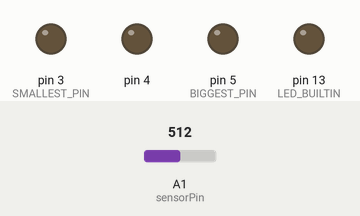
A program run on a simulated Arduino Uno, built with avr-gcc and run on an emulated ATmega328P. Shown: output pins drawn as LEDs (lit = HIGH). The test bench sets the inputs (shaded band); at power-on: A1 (sensorPin) = 512.

Above: at 2.2 s.
2.3 s: A1 (sensorPin) set to 514
At 3.3 s:
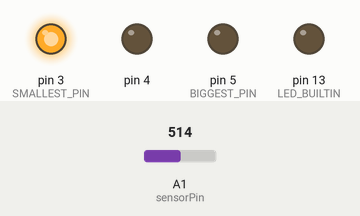
3.8 s: A1 (sensorPin) set to 716
At 4.5 s:
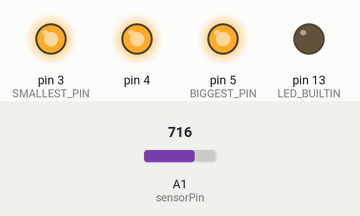
5.3 s: A1 (sensorPin) set to 511
At 5.8 s:
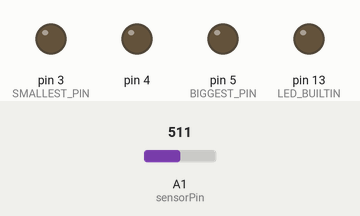
6.8 s: A1 (sensorPin) set to 900
At 8.2 s:
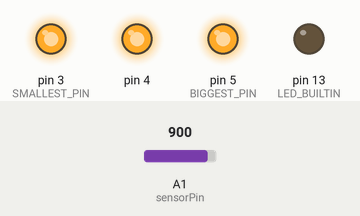
Timing chart, 0 to 9.3 s (numbered marks = the images above; inputs shaded):
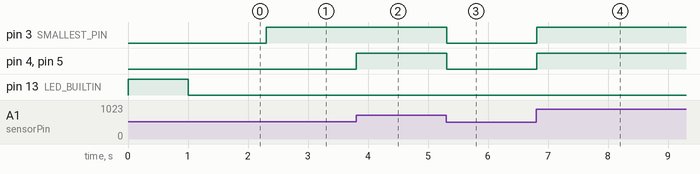

The program:

main.cpp
```cpp
#include <Arduino.h>

#define BASE_TEMP_SAMPLE_COUNT 10
#define BASE_TEMP_SAMPLE_DELAY 100
#define BIGGEST_PIN 5
#define SMALLEST_PIN 3

const byte sensorPin = PIN_A1;
float baseTemp = 0;

float getTemperature();

void setup() {
    pinMode(LED_BUILTIN, OUTPUT);
    digitalWrite(LED_BUILTIN, HIGH);
    Serial.begin(9600);
    for (int pinNumber = SMALLEST_PIN; pinNumber < BIGGEST_PIN + 1; pinNumber++) {
        pinMode(pinNumber, OUTPUT);
        digitalWrite(pinNumber, LOW);
    }
    float sum = 0;
    for (int i = 0; i < BASE_TEMP_SAMPLE_COUNT; i++) {
        sum += getTemperature();
        delay(BASE_TEMP_SAMPLE_DELAY);
    }
    baseTemp = sum / BASE_TEMP_SAMPLE_COUNT;
    digitalWrite(LED_BUILTIN, LOW);
}

void loop() {
    float temp = getTemperature();
    byte pinLimit = SMALLEST_PIN;
    if (temp > baseTemp + 4) {
        pinLimit = SMALLEST_PIN + 3;
    } else if (temp > baseTemp + 2) {
        pinLimit = SMALLEST_PIN + 2;
    } else if (temp > baseTemp + 0.5) {
        pinLimit = SMALLEST_PIN + 1;
    }
    for (byte pin = SMALLEST_PIN; pin < pinLimit; pin++) {
        digitalWrite(pin, HIGH);
    }
    for (byte pin = pinLimit; pin < BIGGEST_PIN + 1; pin++) {
        digitalWrite(pin, LOW);
    }
    delay(100);
}

float getTemperature() {
    const int sensorVal = analogRead(sensorPin);
//    Serial.print("Valeur capteur: ");
//    Serial.print(sensorVal);
    float voltage = sensorVal / 1024.0 * 5.0;
//    Serial.print(", voltage: ");
//    Serial.print(voltage);
    float temperature = (voltage - .5) * 100;
//    Serial.print(", temperature: ");
//    Serial.println(temperature);
    return temperature;
}
```

Measured:
- the behaviour switches between 513 and 514 on A1 (sensorPin) (found by bisection; images 0 and 1)
- after the input at 2.3 s, pin 3 (SMALLEST_PIN): LOW → HIGH at once
- after the input at 3.8 s, pin 4, pin 5 (BIGGEST_PIN): LOW → HIGH at once
- after the input at 5.3 s, pin 3 (SMALLEST_PIN), pin 4, pin 5 (BIGGEST_PIN): HIGH → LOW at once
- after the input at 6.8 s, pin 3 (SMALLEST_PIN), pin 4, pin 5 (BIGGEST_PIN): LOW → HIGH at once
